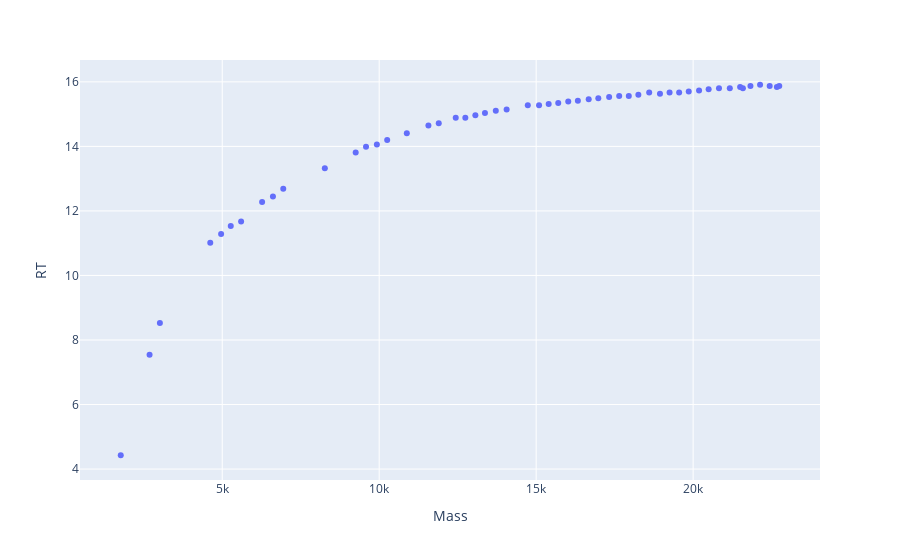

Notebook cell for this chart:
### Code cell
df_chosen = df_sample.iloc[idxs]
df_5p_cca_ref = df_sample.drop(df_chosen.index)
df_5p_cca_ref.shape
# plot_zone(df_5p_cca_ref)
px.scatter(df_5p_cca_ref, x='Mass', y='RT')

### Figure 1 — Plotly figure (JSON) as saved in the notebook; plotly's stock layout.template omitted (floating-point values rounded to 4 significant figures)
{"data": [{"hoverlabel": {"namelength": 0}, "hovertemplate": "Mass=%{x}<br>RT=%{y}", "legendgroup": "", "marker": {"color": "#636efa", "symbol": "circle"}, "mode": "markers", "name": "", "showlegend": false, "type": "scatter", "x": [21170.0, 21500.0, 21590.0, 11900.0, 21830.0, 2685.0, 22130.0, 1767.0, 22440.0, 22670.0, 22740.0, 12440.0, 5601.0, 12740.0, 6615.0, 13060.0, 4964.0, 13370.0, 8268.0, 13710.0, 14060.0, 14730.0, 15090.0, 15400.0, 15700.0, 6944.0, 16020.0, 16330.0, 16670.0, 16980.0, 9251.0, 17320.0, 17640.0, 5272.0, 6270.0, 17950.0, 9580.0, 18260.0, 9925.0, 18600.0, 18940.0, 10250.0, 4619.0, 19250.0, 3014.0, 19550.0, 19860.0, 10880.0, 20190.0, 20490.0, 11570.0, 20820.0], "xaxis": "x", "y": [15.81, 15.84, 15.81, 14.72, 15.87, 7.543, 15.91, 4.428, 15.87, 15.84, 15.87, 14.89, 11.68, 14.89, 12.44, 14.96, 11.29, 15.03, 13.32, 15.1, 15.14, 15.28, 15.28, 15.32, 15.35, 12.69, 15.39, 15.42, 15.46, 15.49, 13.81, 15.53, 15.56, 11.53, 12.27, 15.56, 13.99, 15.6, 14.06, 15.67, 15.63, 14.2, 11.01, 15.67, 8.525, 15.67, 15.7, 14.4, 15.73, 15.77, 14.65, 15.81], "yaxis": "y"}], "layout": {"legend": {"tracegroupgap": 0}, "margin": {"t": 60}, "xaxis": {"anchor": "y", "domain": [0, 1], "title": {"text": "Mass"}}, "yaxis": {"anchor": "x", "domain": [0, 1], "title": {"text": "RT"}}}}
